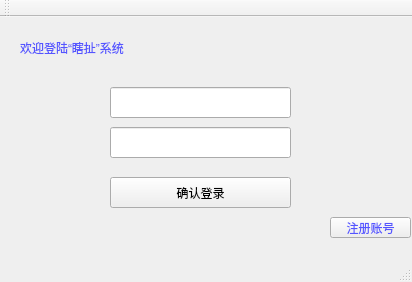
<?xml version="1.0" encoding="UTF-8"?>
<ui version="4.0">
 <class>Log_in</class>
 <widget class="QMainWindow" name="Log_in">
  <property name="geometry">
   <rect>
    <x>0</x>
    <y>0</y>
    <width>412</width>
    <height>282</height>
   </rect>
  </property>
  <property name="focusPolicy">
   <enum>Qt::StrongFocus</enum>
  </property>
  <property name="windowTitle">
   <string>Log_in</string>
  </property>
  <property name="styleSheet">
   <string notr="true"/>
  </property>
  <widget class="QWidget" name="centralWidget">
   <widget class="QPushButton" name="pushButton">
    <property name="geometry">
     <rect>
      <x>110</x>
      <y>160</y>
      <width>181</width>
      <height>31</height>
     </rect>
    </property>
    <property name="styleSheet">
     <string notr="true">font: 12pt &quot;华文中宋&quot;;
</string>
    </property>
    <property name="text">
     <string>确认登录</string>
    </property>
    <property name="default">
     <bool>false</bool>
    </property>
   </widget>
   <widget class="QPushButton" name="pushButton_2">
    <property name="geometry">
     <rect>
      <x>330</x>
      <y>200</y>
      <width>81</width>
      <height>21</height>
     </rect>
    </property>
    <property name="styleSheet">
     <string notr="true">font: 12pt &quot;华文中宋&quot;;
color: rgb(85, 85, 255);
</string>
    </property>
    <property name="text">
     <string>注册账号</string>
    </property>
   </widget>
   <widget class="QLineEdit" name="lineEdit">
    <property name="geometry">
     <rect>
      <x>110</x>
      <y>70</y>
      <width>181</width>
      <height>31</height>
     </rect>
    </property>
    <property name="styleSheet">
     <string notr="true">
font: 12pt &quot;华文中宋&quot;;</string>
    </property>
   </widget>
   <widget class="QLineEdit" name="lineEdit_2">
    <property name="geometry">
     <rect>
      <x>110</x>
      <y>110</y>
      <width>181</width>
      <height>31</height>
     </rect>
    </property>
    <property name="styleSheet">
     <string notr="true">
font: 12pt &quot;华文中宋&quot;;</string>
    </property>
   </widget>
   <widget class="QLabel" name="label">
    <property name="geometry">
     <rect>
      <x>20</x>
      <y>10</y>
      <width>331</width>
      <height>41</height>
     </rect>
    </property>
    <property name="styleSheet">
     <string notr="true">font: 20pt &quot;华文中宋&quot;;
color: rgb(85, 85, 255);</string>
    </property>
    <property name="text">
     <string>欢迎登陆“瞎扯”系统</string>
    </property>
   </widget>
  </widget>
  <widget class="QMenuBar" name="menuBar">
   <property name="geometry">
    <rect>
     <x>0</x>
     <y>0</y>
     <width>412</width>
     <height>20</height>
    </rect>
   </property>
  </widget>
  <widget class="QToolBar" name="mainToolBar">
   <attribute name="toolBarArea">
    <enum>TopToolBarArea</enum>
   </attribute>
   <attribute name="toolBarBreak">
    <bool>false</bool>
   </attribute>
  </widget>
  <widget class="QStatusBar" name="statusBar"/>
 </widget>
 <layoutdefault spacing="6" margin="11"/>
 <resources/>
 <connections/>
</ui>
